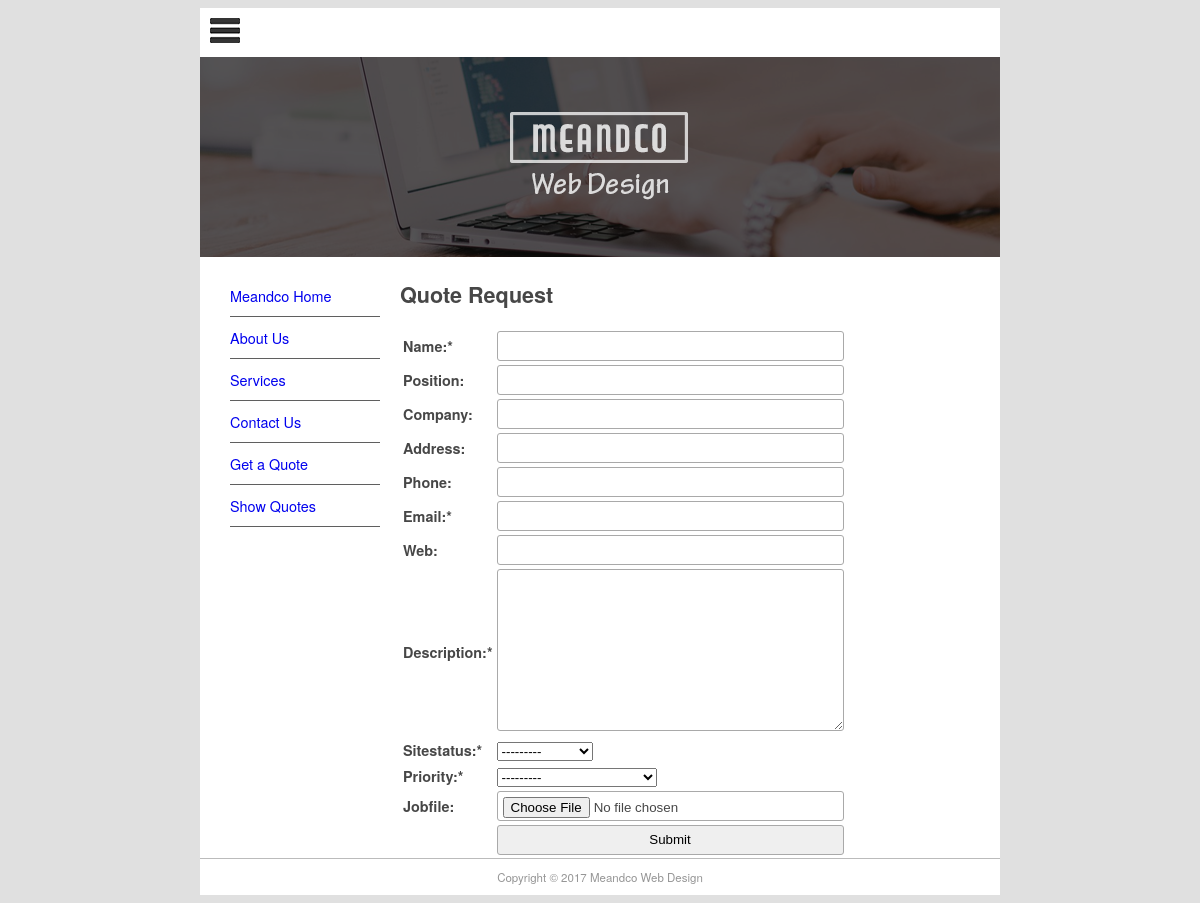
The page /quote/ on the database its author committed.
### pages/models.py (models this page shows, shortened)
class Page(models.Model):
    title = models.CharField(max_length=60)
    permalink = models.CharField(max_length=12, unique=True)
    update_date = models.DateTimeField('Last Updated')
    bodytext = models.TextField('Page Content', blank=True)

### quotes/views.py (the view)
# urls.py: path('', views.quote_req, name='quote-request'),
def quote_req(request):
    submitted = False
    if request.method == 'POST':
        form = QuoteForm(request.POST, request.FILES)
        if form.is_valid():
            form.save()
            return HttpResponseRedirect('/quote/?submitted=True')
    else:
        form = QuoteForm()
        if 'submitted' in request.GET:
            submitted = True
    return render(request, 'quotes/quote.html', {'form': form, 'page_list': Page.objects.all(), 'submitted': submitted})

### quotes/forms.py
class QuoteForm(ModelForm):
    required_css_class = 'required'
    class Meta:
        model = Quote
        fields = [
            'name', 'position', 'company', 'address',
            'phone', 'email', 'web', 'description',
            'sitestatus', 'priority', 'jobfile'
        ]

### quotes/templates/quotes/quote.html (shortened to what this page needs)
{% extends "base.html" %}
{% block sidenav %}
    {% for page in page_list %}
        <li><a href="{{ page.permalink }}">{{ page.title }}</a></li>
    {% endfor %}
{% endblock sidenav %}
{% block content %}
<h1>Quote Request</h1>
{% if submitted %}
    <p class="success">
        Your quote was submitted successfully. Thank you.
    </p>
{% else %}
    <form action="" enctype="multipart/form-data" method="post" novalidate>
    <table>
        {{ form.as_table }}
        <tr>
            <td>&nbsp;</td>
            <td><input type="submit" value="Submit"></td>
        </tr>
    </table>
    </form>
{% endif %}
{% endblock content %}

### mfdw_site/static/main.css (style rules this page uses)
body { background-color: #E0E0E0; font-family: Gotham, "Helvetica Neue", Helvetica, Arial, sans-serif; font-size: 0.9em; text-align: justify; color: #474747; }
#nav li { padding-top: 10px; padding-bottom: 10px; font-size: 1em; list-style-type: none; border-bottom: thin solid #5F5F5F; color: #4C4C4C; left: 0px; list-style-position: inside; margin-left: -10px; }
#nav li a { text-decoration: none; }
input, textarea { width: 100%; padding: 5px!important; -webkit-box-sizing: border-box; -moz-box-sizing: border-box; box-sizing: border-box; border-radius: 3px; border-style: solid; border-width: 1px; border-color: rgb(169,169,169) }
input { height: 30px; }
.required label:after { content: "*"; }

### rows shown on the page
Page: title "Meandco Home"
Page: title "About Us"
Page: title "Services"
